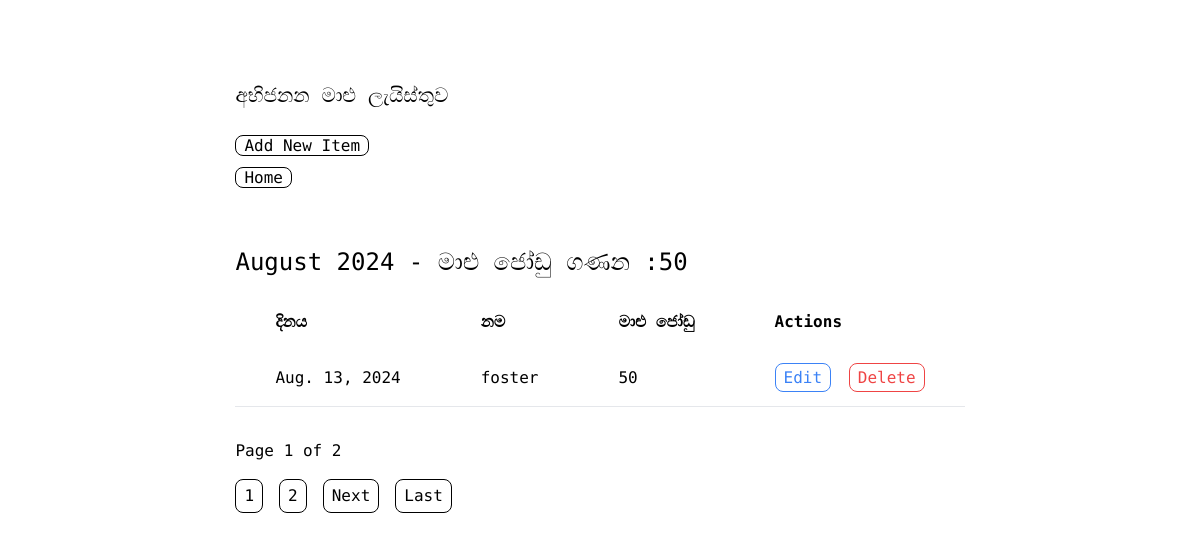
Page /breeding/ on the committed database.
### breeding/models.py (models this page shows, shortened)
class Item(models.Model):
    name = models.CharField(max_length=255)
    quantity = models.PositiveIntegerField()
    date = models.DateTimeField()

### breeding/views.py (the view)
# urls.py: path('', views.index, name='index'),
def index(request):
    items = Item.objects.all().order_by('-date')  # Most recent date first
    grouped_items = defaultdict(lambda: {'items': [], 'total_quantity': 0})
    for item in items:
        month_year = item.date.strftime('%B %Y')  # Group by month and year
        grouped_items[month_year]['items'].append(item)
        grouped_items[month_year]['total_quantity'] += item.quantity
    sorted_grouped_items = sorted(grouped_items.items(), key=lambda x: datetime.strptime(x[0], '%B %Y'), reverse=True)
    paginator = Paginator(sorted_grouped_items, 1)  # Show 1 month per page
    page_number = request.GET.get('page')
    page_obj = paginator.get_page(page_number)
    return render(request, 'breeding/index.html', {'page_obj': page_obj})

### breeding/templates/breeding/index.html (shortened to what this page needs)
{% extends 'base.html' %}
{% block content %}
<div>
    <div class="">
        <h1 class="text-[20px] mb-6">අභිජනන මාළු ලැයිස්තුව</h1>
        <ul class="font-sans flex flex-col space-y-2">
            <li><a class="border px-2 rounded-lg border-black" href="{% url 'breeding:add_item' %}">Add New Item</a></li>
            <li><a class="border px-2 rounded-lg border-black" href="{% url 'home:index' %}">Home</a></li>
        </ul>
    </div>
    <div class="container mx-auto mt-10">
        <div class="overflow-x-auto">
            {% for month, data in page_obj %}
            <h2 class="text-2xl mb-4 mt-4">{{ month }} - මාළු ජෝඩු ගණන :{{ data.total_quantity }}</h2>
            <table class="min-w-full">
                <thead>
                    <tr>
                        <th class="py-4 px-10 text-left">දිනය</th>
                        <th class="py-4 px-10 text-left">නම</th>
                        <th class="py-4 px-10 text-left">මාළු ජෝඩු</th>
                        <th class="py-4 px-10 text-left">Actions</th>
                    </tr>
                </thead>
                <tbody>
                    {% for item in data.items %}
                    <tr>
                        <td class="py-4 px-10 border-b border-gray-200">{{ item.date|date:"M. d, Y" }}</td>
                        <td class="py-4 px-10 border-b border-gray-200">{{ item.name }}</td>
                        <td class="py-4 px-10 border-b border-gray-200">{{ item.quantity }}</td>
                        <td class="py-4 px-10 border-b border-gray-200">
                            <a href="{% url 'bought:edit_item' item.id %}" class="px-2 py-1 border border-blue-500 rounded-lg text-blue-500">Edit</a>
                            <a href="{% url 'bought:delete_item' item.id %}" class="px-2 py-1 border border-red-500 rounded-lg text-red-500 ml-2">Delete</a>
                        </td>
                    </tr>
                    {% endfor %}
                </tbody>
            </table>
            {% endfor %}
        </div>
    </div>
    <div class="mt-4">
        <span class="mr-2">Page {{ page_obj.number }} of {{ page_obj.paginator.num_pages }}</span>
        <div class="flex flex-wrap space-x-4 mt-4">
            {% for num in page_obj.paginator.page_range %}
                {% if num == page_obj.number %}
                    <span class="px-2 py-1 border border-black rounded-lg">{{ num }}</span>
                {% else %}
                    <a href="?page={{ num }}" class="px-2 py-1 border border-black rounded-lg">{{ num }}</a>
                {% endif %}
            {% endfor %}
            {% if page_obj.has_next %}
                <a href="?page={{ page_obj.next_page_number }}" class="px-2 py-1 border border-black rounded-lg">Next</a>
                <a href="?page={{ page_obj.paginator.num_pages }}" class="px-2 py-1 border border-black rounded-lg">Last</a>
            {% endif %}
        </div>
    </div>
</div>
{% endblock %}

### rows in the picture
Item: date "Aug. 13, 2024", name "foster", quantity "50"

### other values in the picture
{{ month }} "August 2024"
{{ data.total_quantity }} "50"
{{ page_obj.number }} "1"
{{ page_obj.paginator.num_pages }} "2"
{{ num }} "1"
{{ num }} "2"
